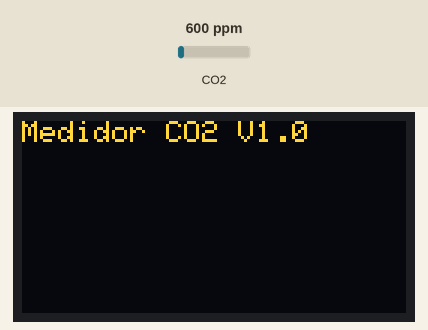
Simulated run of this sketch. Board: ESP8266 (NodeMCU). Parts: 128×64 one-colour display. Wiring (inferred from the names in the program): CO2 sensor PWM output: data GPIO 10. The inputs (shaded band) are chosen by the test bench; at power-on: CO2 600 ppm. The OLED is the two-colour kind (top 16 rows yellow); what the sketch prints to the serial monitor is not drawn.

Above: at 0.1 s.
At 1.1 s:
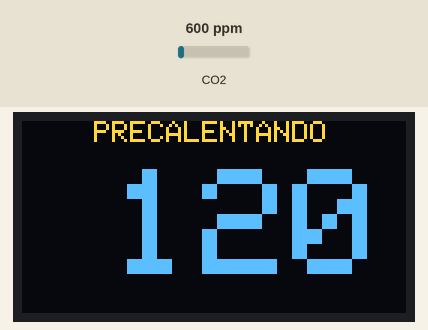
At 10.4 s:
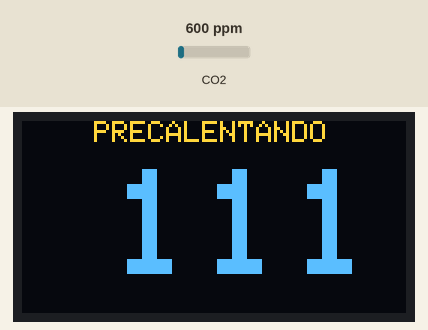
At 19.6 s:
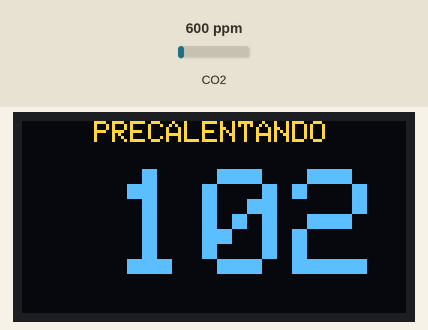
At 28.8 s:
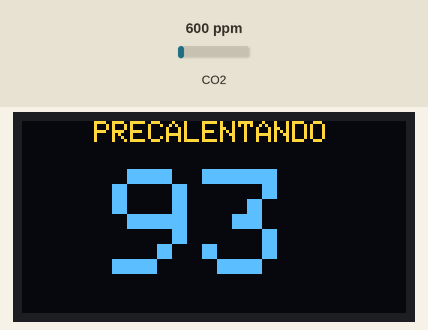
At 38.1 s:
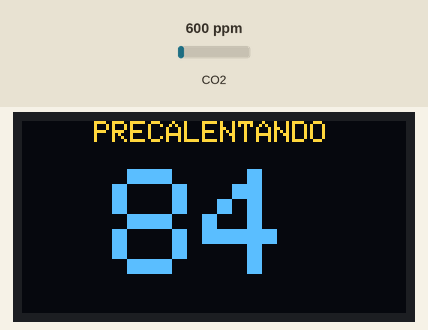

Measured:
- what the display in image 1 shows lasts 1.0 s, from 1.1 s to 2.1 s

The sketch:

MHZ19_con_Display.ino
```cpp
#include <SPI.h>
#include <Wire.h>
#include <Adafruit_GFX.h>
#include <Adafruit_SSD1306.h>

// Display SSD1306 display conectado al bus I2C (SDA, SCL)
#define SCREEN_WIDTH 128 // Anchura en pixeles del display OLED
#define SCREEN_HEIGHT 64 // Altura en pixeles del display
#define OLED_RESET     -1 // Reset pin # (or -1 if sharing Arduino reset pin)
Adafruit_SSD1306 display(SCREEN_WIDTH, SCREEN_HEIGHT, &Wire, OLED_RESET);

// MH-Z19B Sensor
#define pwmPin 10               // Pin donde está conectado la salida PWM del sensor
int t_precalentamiento = 120;   // Tiempo de precalentamiento en segundos
int ValorPrev = LOW;            // Estado del precalentamiento
long T_high, T_low, tth, ttl;   // Para el cálculo de la concentración de CO2
long ppm = 0;                   // Concentración de CO2

// Función de interrupción. Se ejecuta cada vez que se detecta un cambio en el pin PWM
// Se pone ICACHE_RAM_ATTR para correr la interrupción en RAM (necesario en NodeMCU)
ICACHE_RAM_ATTR void PWM_ISR() {
  long tt = millis();                // Número de milisegundos transcurridos desde el inicio del programa
  int  valor = digitalRead(pwmPin);  // Leemos valor PWM

    if (valor == HIGH) {
        if (valor != ValorPrev) {
            tth = tt;
            T_low = tth - ttl;
            ValorPrev = valor;
        }
    }
    else
    {
        if (valor != ValorPrev) {
            ttl = tt;
            T_high = ttl - tth;
            ValorPrev = valor;
            ppm = 5000 * (T_high - 2) / (T_high + T_low - 4);
        }
    }

    // Basado en la fórmula
    // C ppm = 5000 * (T_high - 2 ms) / (T_high + T_low - 4ms)
    // Que se encuentra en las especificaciones del sensor, apartado 7
    // https://www.winsen-sensor.com/d/files/infrared-gas-sensor/mh-z19b-co2-ver1_0.pdf
}

void setup()   {
  // Para debug
  Serial.begin(115200);
  Serial.println("Inicializando");

  // Pin PWM como entrada
  pinMode(pwmPin, INPUT);

  // Fijamos la interrupción para los cambios detectados en el pin PWM
  attachInterrupt(digitalPinToInterrupt(pwmPin), PWM_ISR, CHANGE);

  // Inicializamos display
  if(!display.begin(SSD1306_SWITCHCAPVCC, 0x3C)) {    // Cuidado con la dirección: 0x3C para 128x64
    Serial.println(F("SSD1306 allocation failed"));
    for(;;);
  }

  // Visualiza mensaje de inicio en el display
  display.clearDisplay();
  display.setTextColor(WHITE);
  display.setCursor(0, 0);
  display.print("Medidor CO2 V1.0");
  display.display();
  delay(1000);
}

void display_PreCal(int segundos) {
  display.setTextSize(1);
  display.println("    PRECALENTANDO");
  display.println();
  display.setTextSize(5);
  display.print(" ");
  display.print(segundos);
  display.display();
}

void display_PPM(long ppm) {
  display.setTextSize(1);
  display.println("  Nivel CO2 en PPM");
  display.println();
  display.setTextSize(5);
  if (ppm < 1000) display.print(" ");
  display.print(ppm);
  display.display();
  Serial.println(ppm); // Para debug
}

void loop() {
  display.clearDisplay();
  display.setCursor(0, 0);

  if (t_precalentamiento > 0) {
    // Si no se ha precalentado -> esperamos cuenta atrás
    display_PreCal(t_precalentamiento--);
  }
  else {
    // Si se ha precalentado -> medimos
    display_PPM(ppm);
  }

  // Retardo entre medidas
  delay(1000);
}
```
